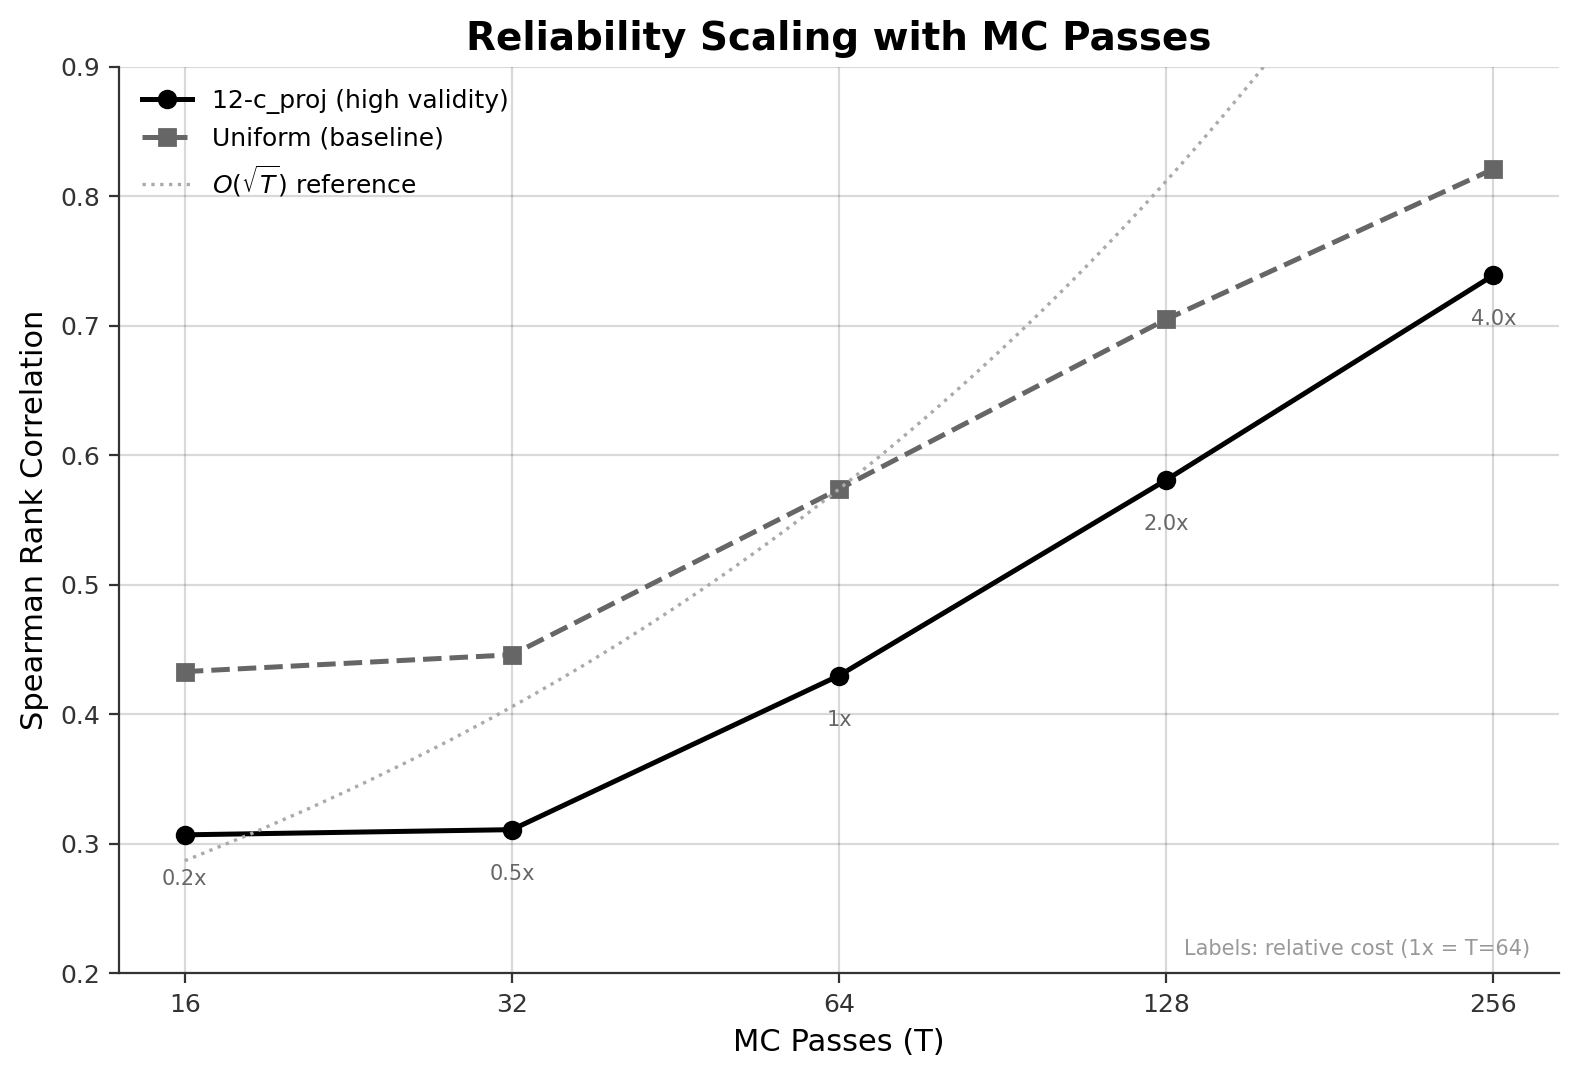

Python code for this plot:
"""T-Scaling: Reliability scales as O(sqrt(T)).
Shows Spearman correlation vs number of MC passes for two configs.
"""
import matplotlib
matplotlib.use('Agg')
import matplotlib.pyplot as plt
import numpy as np

T = [16, 32, 64, 128, 256]
spearman_cproj = [0.307, 0.311, 0.430, 0.581, 0.739]
spearman_uniform = [0.433, 0.446, 0.574, 0.705, 0.821]

fig, ax = plt.subplots(figsize=(8, 5.5))
fig.patch.set_facecolor('white')
ax.set_facecolor('white')

ax.plot(T, spearman_cproj, 'o-', color='black', linewidth=1.8, markersize=6, label='12-c_proj (high validity)')
ax.plot(T, spearman_uniform, 's--', color='#666666', linewidth=1.8, markersize=6, label='Uniform (baseline)')

# sqrt(T) reference curve, fitted to uniform at T=64
ref_T = np.linspace(16, 256, 100)
scale = spearman_uniform[2] / np.sqrt(64)
ax.plot(ref_T, scale * np.sqrt(ref_T), ':', color='#AAAAAA', linewidth=1.2, label=r'$O(\sqrt{T})$ reference')

ax.set_xlabel('MC Passes (T)', fontsize=11)
ax.set_ylabel('Spearman Rank Correlation', fontsize=11)
ax.set_title('Reliability Scaling with MC Passes', fontsize=14, fontweight='bold')

ax.set_xscale('log', base=2)
ax.set_xticks(T)
ax.set_xticklabels([str(t) for t in T])
ax.set_ylim(0.2, 0.9)

ax.spines['top'].set_visible(False)
ax.spines['right'].set_visible(False)
ax.spines['left'].set_color('#333333')
ax.spines['bottom'].set_color('#333333')
ax.tick_params(colors='#333333', labelsize=9)
ax.grid(axis='both', alpha=0.15, color='#000000')
ax.legend(fontsize=9, frameon=False)

# Cost annotation
for i, t in enumerate(T):
    cost = t / 64
    ax.annotate(f'{cost:.1f}x' if cost != 1 else '1x', (t, spearman_cproj[i]),
                xytext=(0, -18), textcoords='offset points', fontsize=7.5,
                ha='center', color='#666666')

ax.text(0.98, 0.02, 'Labels: relative cost (1x = T=64)', transform=ax.transAxes,
        fontsize=7.5, ha='right', color='#999999')

plt.tight_layout()
plt.savefig('/sessions/confident-hopeful-noether/charts/chart_t_scaling.png', dpi=200, bbox_inches='tight',
            facecolor='white', edgecolor='none')
plt.close()
print("Saved chart_t_scaling.png")
